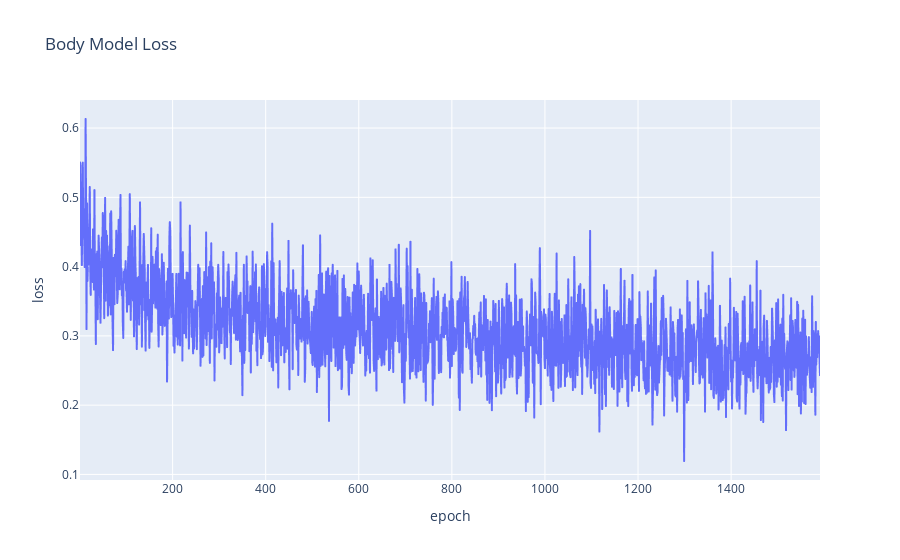

The notebook cell this image was saved under:
### Code cell
# plot body model loss using plotly express
import plotly.express as px
foo = pd.DataFrame()
foo['epoch'] = range(1, len(data['train_loss']) + 1)
foo['loss'] = data['train_loss']
fig = px.line(foo, x='epoch', y='loss', title='Body Model Loss')
fig.show()

### Figure 1 — Plotly figure (JSON) as saved in the notebook; plotly's stock layout.template omitted (floating-point values rounded to 4 significant figures; data arrays with more than 128 entries replaced by an {"elided": "..."} marker saying what was removed)
{"data": [{"hovertemplate": "epoch=%{x}<br>loss=%{y}<extra></extra>", "legendgroup": "", "line": {"color": "#636efa", "dash": "solid"}, "marker": {"symbol": "circle"}, "mode": "lines", "name": "", "showlegend": false, "type": "scattergl", "x": {"elided": "1591 int values"}, "xaxis": "x", "y": {"elided": "1591 float values"}, "yaxis": "y"}], "layout": {"legend": {"tracegroupgap": 0}, "title": {"text": "Body Model Loss"}, "xaxis": {"anchor": "y", "domain": [0, 1], "title": {"text": "epoch"}}, "yaxis": {"anchor": "x", "domain": [0, 1], "title": {"text": "loss"}}}}
